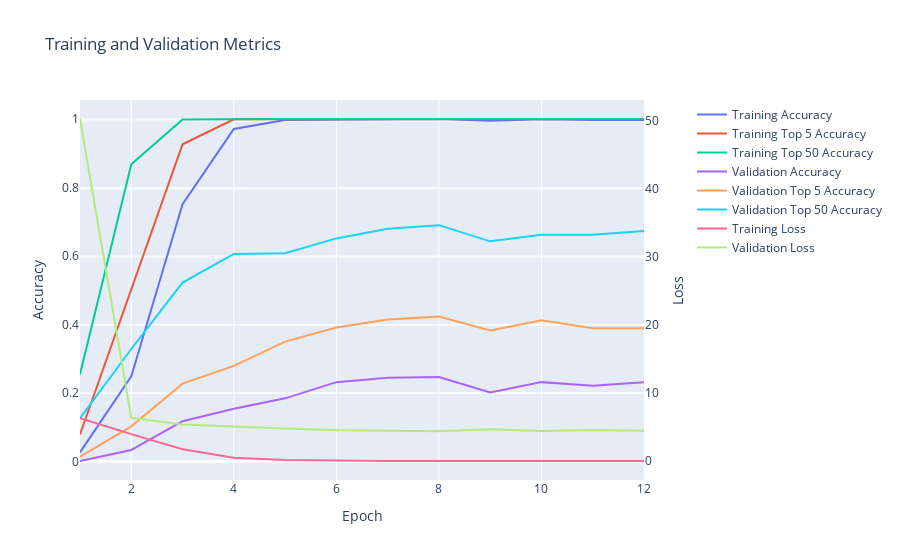

The cell this chart's notebook holds for it:
### Code cell
softmax_cross_entropy_model.display_training_history()

### Figure 1 — Plotly figure (JSON) as saved in the notebook; plotly's stock layout.template omitted (floating-point values rounded to 4 significant figures)
{"data": [{"mode": "lines", "name": "Training Accuracy", "type": "scatter", "x": [1, 2, 3, 4, 5, 6, 7, 8, 9, 10, 11, 12], "xaxis": "x", "y": [0.02742, 0.2489, 0.7516, 0.971, 0.9973, 0.9989, 0.9995, 1.0, 0.9946, 0.9989, 0.9968, 0.9973, 0.9995], "yaxis": "y"}, {"mode": "lines", "name": "Training Top 5 Accuracy", "type": "scatter", "x": [1, 2, 3, 4, 5, 6, 7, 8, 9, 10, 11, 12], "xaxis": "x", "y": [0.07957, 0.5038, 0.9263, 0.9989, 0.9989, 1.0, 1.0, 1.0, 0.9995, 1.0, 1.0, 1.0, 0.9995], "yaxis": "y"}, {"mode": "lines", "name": "Training Top 50 Accuracy", "type": "scatter", "x": [1, 2, 3, 4, 5, 6, 7, 8, 9, 10, 11, 12], "xaxis": "x", "y": [0.2554, 0.8677, 0.9984, 1.0, 1.0, 1.0, 1.0, 1.0, 0.9995, 1.0, 1.0, 1.0, 1.0], "yaxis": "y"}, {"mode": "lines", "name": "Validation Accuracy", "type": "scatter", "x": [1, 2, 3, 4, 5, 6, 7, 8, 9, 10, 11, 12], "xaxis": "x", "y": [0.002151, 0.03441, 0.1183, 0.1548, 0.1849, 0.2323, 0.2452, 0.2473, 0.2022, 0.2323, 0.2215, 0.2323, 0.2366], "yaxis": "y"}, {"mode": "lines", "name": "Validation Top 5 Accuracy", "type": "scatter", "x": [1, 2, 3, 4, 5, 6, 7, 8, 9, 10, 11, 12], "xaxis": "x", "y": [0.01505, 0.1032, 0.228, 0.2796, 0.3505, 0.3914, 0.4151, 0.4237, 0.3828, 0.4129, 0.3892, 0.3892, 0.3978], "yaxis": "y"}, {"mode": "lines", "name": "Validation Top 50 Accuracy", "type": "scatter", "x": [1, 2, 3, 4, 5, 6, 7, 8, 9, 10, 11, 12], "xaxis": "x", "y": [0.1269, 0.329, 0.5226, 0.6065, 0.6086, 0.6516, 0.6796, 0.6903, 0.643, 0.6624, 0.6624, 0.6731, 0.671], "yaxis": "y"}, {"mode": "lines", "name": "Training Loss", "type": "scatter", "x": [1, 2, 3, 4, 5, 6, 7, 8, 9, 10, 11, 12], "xaxis": "x", "y": [6.309, 3.964, 1.749, 0.4756, 0.1614, 0.04485, 0.02024, 0.01172, 0.03758, 0.02028, 0.03726, 0.02564, 0.02036], "yaxis": "y2"}, {"mode": "lines", "name": "Validation Loss", "type": "scatter", "x": [1, 2, 3, 4, 5, 6, 7, 8, 9, 10, 11, 12], "xaxis": "x", "y": [50.3, 6.373, 5.367, 5.032, 4.805, 4.539, 4.433, 4.394, 4.695, 4.43, 4.558, 4.462, 4.47], "yaxis": "y2"}], "layout": {"title": {"text": "Training and Validation Metrics"}, "xaxis": {"anchor": "y", "domain": [0.0, 0.94], "title": {"text": "Epoch"}}, "yaxis": {"anchor": "x", "domain": [0.0, 1.0], "title": {"text": "Accuracy"}}, "yaxis2": {"anchor": "x", "overlaying": "y", "side": "right", "title": {"text": "Loss"}}}}
